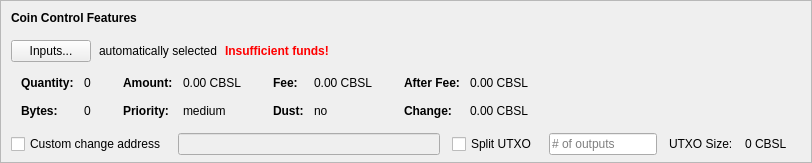
    <widget class="QFrame" name="frameCoinControl">
     <property name="sizePolicy">
      <sizepolicy hsizetype="Expanding" vsizetype="Expanding">
       <horstretch>0</horstretch>
       <verstretch>0</verstretch>
      </sizepolicy>
     </property>
     <property name="maximumSize">
      <size>
       <width>16777215</width>
       <height>16777215</height>
      </size>
     </property>
     <property name="frameShape">
      <enum>QFrame::StyledPanel</enum>
     </property>
     <property name="frameShadow">
      <enum>QFrame::Sunken</enum>
     </property>
     <layout class="QVBoxLayout" name="verticalLayoutCoinControl2">
      <property name="spacing">
       <number>0</number>
      </property>
      <property name="leftMargin">
       <number>0</number>
      </property>
      <property name="topMargin">
       <number>0</number>
      </property>
      <property name="rightMargin">
       <number>0</number>
      </property>
      <property name="bottomMargin">
       <number>6</number>
      </property>
      <item>
       <layout class="QVBoxLayout" name="verticalLayoutCoinControl" stretch="0,0,0,0,1">
        <property name="spacing">
         <number>0</number>
        </property>
        <property name="leftMargin">
         <number>10</number>
        </property>
        <property name="topMargin">
         <number>10</number>
        </property>
        <item>
         <layout class="QHBoxLayout" name="horizontalLayoutCoinControl1">
          <property name="bottomMargin">
           <number>15</number>
          </property>
          <item>
           <widget class="QLabel" name="labelCoinControlFeatures">
            <property name="sizePolicy">
             <sizepolicy hsizetype="Preferred" vsizetype="Maximum">
              <horstretch>0</horstretch>
              <verstretch>0</verstretch>
             </sizepolicy>
            </property>
            <property name="font">
             <font>
              <weight>75</weight>
              <bold>true</bold>
             </font>
            </property>
            <property name="styleSheet">
             <string notr="true">font-weight:bold;</string>
            </property>
            <property name="text">
             <string>Coin Control Features</string>
            </property>
           </widget>
          </item>
         </layout>
        </item>
        <item>
         <layout class="QHBoxLayout" name="horizontalLayoutCoinControl2" stretch="0,0,0,0">
          <property name="spacing">
           <number>8</number>
          </property>
          <property name="bottomMargin">
           <number>10</number>
          </property>
          <item>
           <widget class="QPushButton" name="pushButtonCoinControl">
            <property name="styleSheet">
             <string notr="true"/>
            </property>
            <property name="text">
             <string>Inputs...</string>
            </property>
            <property name="autoDefault">
             <bool>false</bool>
            </property>
           </widget>
          </item>
          <item>
           <widget class="QLabel" name="labelCoinControlAutomaticallySelected">
            <property name="text">
             <string>automatically selected</string>
            </property>
            <property name="margin">
             <number>5</number>
            </property>
           </widget>
          </item>
          <item>
           <widget class="QLabel" name="labelCoinControlInsuffFunds">
            <property name="font">
             <font>
              <weight>75</weight>
              <bold>true</bold>
             </font>
            </property>
            <property name="styleSheet">
             <string notr="true">color:red;font-weight:bold;</string>
            </property>
            <property name="text">
             <string>Insufficient funds!</string>
            </property>
            <property name="margin">
             <number>5</number>
            </property>
           </widget>
          </item>
          <item>
           <spacer name="horizontalSpacerCoinControl">
            <property name="orientation">
             <enum>Qt::Horizontal</enum>
            </property>
            <property name="sizeHint" stdset="0">
             <size>
              <width>40</width>
              <height>1</height>
             </size>
            </property>
           </spacer>
          </item>
         </layout>
        </item>
        <item>
         <widget class="QWidget" name="widgetCoinControl" native="true">
          <property name="sizePolicy">
           <sizepolicy hsizetype="Preferred" vsizetype="Preferred">
            <horstretch>0</horstretch>
            <verstretch>0</verstretch>
           </sizepolicy>
          </property>
          <property name="minimumSize">
           <size>
            <width>0</width>
            <height>0</height>
           </size>
          </property>
          <property name="styleSheet">
           <string notr="true"/>
          </property>
          <layout class="QHBoxLayout" name="horizontalLayoutCoinControl5">
           <property name="leftMargin">
            <number>0</number>
           </property>
           <property name="topMargin">
            <number>0</number>
           </property>
           <property name="rightMargin">
            <number>0</number>
           </property>
           <property name="bottomMargin">
            <number>0</number>
           </property>
           <item>
            <layout class="QHBoxLayout" name="horizontalLayoutCoinControl3" stretch="0,0,0,1">
             <property name="spacing">
              <number>20</number>
             </property>
             <property name="topMargin">
              <number>0</number>
             </property>
             <property name="bottomMargin">
              <number>10</number>
             </property>
             <item>
              <layout class="QFormLayout" name="formLayoutCoinControl1">
               <property name="horizontalSpacing">
                <number>10</number>
               </property>
               <property name="verticalSpacing">
                <number>14</number>
               </property>
               <property name="leftMargin">
                <number>10</number>
               </property>
               <property name="topMargin">
                <number>4</number>
               </property>
               <property name="rightMargin">
                <number>6</number>
               </property>
               <item row="0" column="0">
                <widget class="QLabel" name="labelCoinControlQuantityText">
                 <property name="font">
                  <font>
                   <weight>75</weight>
                   <bold>true</bold>
                  </font>
                 </property>
                 <property name="text">
                  <string>Quantity:</string>
                 </property>
                 <property name="margin">
                  <number>0</number>
                 </property>
                </widget>
               </item>
               <item row="0" column="1">
                <widget class="QLabel" name="labelCoinControlQuantity">
                 <property name="cursor">
                  <cursorShape>IBeamCursor</cursorShape>
                 </property>
                 <property name="contextMenuPolicy">
                  <enum>Qt::ActionsContextMenu</enum>
                 </property>
                 <property name="text">
                  <string notr="true">0</string>
                 </property>
                 <property name="margin">
                  <number>0</number>
                 </property>
                 <property name="textInteractionFlags">
                  <set>Qt::LinksAccessibleByMouse|Qt::TextSelectableByKeyboard|Qt::TextSelectableByMouse</set>
                 </property>
                </widget>
               </item>
               <item row="1" column="0">
                <widget class="QLabel" name="labelCoinControlBytesText">
                 <property name="font">
                  <font>
                   <weight>75</weight>
                   <bold>true</bold>
                  </font>
                 </property>
                 <property name="text">
                  <string>Bytes:</string>
                 </property>
                </widget>
               </item>
               <item row="1" column="1">
                <widget class="QLabel" name="labelCoinControlBytes">
                 <property name="cursor">
                  <cursorShape>IBeamCursor</cursorShape>
                 </property>
                 <property name="contextMenuPolicy">
                  <enum>Qt::ActionsContextMenu</enum>
                 </property>
                 <property name="text">
                  <string notr="true">0</string>
                 </property>
                 <property name="textInteractionFlags">
                  <set>Qt::LinksAccessibleByMouse|Qt::TextSelectableByKeyboard|Qt::TextSelectableByMouse</set>
                 </property>
                </widget>
               </item>
              </layout>
             </item>
             <item>
              <layout class="QFormLayout" name="formLayoutCoinControl2">
               <property name="horizontalSpacing">
                <number>10</number>
               </property>
               <property name="verticalSpacing">
                <number>14</number>
               </property>
               <property name="leftMargin">
                <number>6</number>
               </property>
               <property name="topMargin">
                <number>4</number>
               </property>
               <property name="rightMargin">
                <number>6</number>
               </property>
               <item row="0" column="0">
                <widget class="QLabel" name="labelCoinControlAmountText">
                 <property name="font">
                  <font>
                   <weight>75</weight>
                   <bold>true</bold>
                  </font>
                 </property>
                 <property name="text">
                  <string>Amount:</string>
                 </property>
                 <property name="margin">
                  <number>0</number>
                 </property>
                </widget>
               </item>
               <item row="0" column="1">
                <widget class="QLabel" name="labelCoinControlAmount">
                 <property name="cursor">
                  <cursorShape>IBeamCursor</cursorShape>
                 </property>
                 <property name="contextMenuPolicy">
                  <enum>Qt::ActionsContextMenu</enum>
                 </property>
                 <property name="text">
                  <string notr="true">0.00 CBSL</string>
                 </property>
                 <property name="textInteractionFlags">
                  <set>Qt::LinksAccessibleByMouse|Qt::TextSelectableByKeyboard|Qt::TextSelectableByMouse</set>
                 </property>
                </widget>
               </item>
               <item row="1" column="0">
                <widget class="QLabel" name="labelCoinControlPriorityText">
                 <property name="font">
                  <font>
                   <weight>75</weight>
                   <bold>true</bold>
                  </font>
                 </property>
                 <property name="text">
                  <string>Priority:</string>
                 </property>
                </widget>
               </item>
               <item row="1" column="1">
                <widget class="QLabel" name="labelCoinControlPriority">
                 <property name="cursor">
                  <cursorShape>IBeamCursor</cursorShape>
                 </property>
                 <property name="contextMenuPolicy">
                  <enum>Qt::ActionsContextMenu</enum>
                 </property>
                 <property name="text">
                  <string>medium</string>
                 </property>
                 <property name="textInteractionFlags">
                  <set>Qt::LinksAccessibleByMouse|Qt::TextSelectableByKeyboard|Qt::TextSelectableByMouse</set>
                 </property>
                </widget>
               </item>
              </layout>
             </item>
             <item>
              <layout class="QFormLayout" name="formLayoutCoinControl3">
               <property name="horizontalSpacing">
                <number>10</number>
               </property>
               <property name="verticalSpacing">
                <number>14</number>
               </property>
               <property name="leftMargin">
                <number>6</number>
               </property>
               <property name="topMargin">
                <number>4</number>
               </property>
               <property name="rightMargin">
                <number>6</number>
               </property>
               <item row="0" column="0">
                <widget class="QLabel" name="labelCoinControlFeeText">
                 <property name="font">
                  <font>
                   <weight>75</weight>
                   <bold>true</bold>
                  </font>
                 </property>
                 <property name="text">
                  <string>Fee:</string>
                 </property>
                 <property name="margin">
                  <number>0</number>
                 </property>
                </widget>
               </item>
               <item row="0" column="1">
                <widget class="QLabel" name="labelCoinControlFee">
                 <property name="cursor">
                  <cursorShape>IBeamCursor</cursorShape>
                 </property>
                 <property name="contextMenuPolicy">
                  <enum>Qt::ActionsContextMenu</enum>
                 </property>
                 <property name="text">
                  <string notr="true">0.00 CBSL</string>
                 </property>
                 <property name="textInteractionFlags">
                  <set>Qt::LinksAccessibleByMouse|Qt::TextSelectableByKeyboard|Qt::TextSelectableByMouse</set>
                 </property>
                </widget>
               </item>
               <item row="1" column="0">
                <widget class="QLabel" name="labelCoinControlLowOutputText">
                 <property name="font">
                  <font>
                   <weight>75</weight>
                   <bold>true</bold>
                  </font>
                 </property>
                 <property name="text">
                  <string>Dust:</string>
                 </property>
                </widget>
               </item>
               <item row="1" column="1">
                <widget class="QLabel" name="labelCoinControlLowOutput">
                 <property name="cursor">
                  <cursorShape>IBeamCursor</cursorShape>
                 </property>
                 <property name="contextMenuPolicy">
                  <enum>Qt::ActionsContextMenu</enum>
                 </property>
                 <property name="text">
                  <string>no</string>
                 </property>
                 <property name="textInteractionFlags">
                  <set>Qt::LinksAccessibleByMouse|Qt::TextSelectableByKeyboard|Qt::TextSelectableByMouse</set>
                 </property>
                </widget>
               </item>
              </layout>
             </item>
             <item>
              <layout class="QFormLayout" name="formLayoutCoinControl4">
               <property name="horizontalSpacing">
                <number>10</number>
               </property>
               <property name="verticalSpacing">
                <number>14</number>
               </property>
               <property name="leftMargin">
                <number>6</number>
               </property>
               <property name="topMargin">
                <number>4</number>
               </property>
               <property name="rightMargin">
                <number>6</number>
               </property>
               <item row="0" column="0">
                <widget class="QLabel" name="labelCoinControlAfterFeeText">
                 <property name="font">
                  <font>
                   <weight>75</weight>
                   <bold>true</bold>
                  </font>
                 </property>
                 <property name="text">
                  <string>After Fee:</string>
                 </property>
                 <property name="margin">
                  <number>0</number>
                 </property>
                </widget>
               </item>
               <item row="0" column="1">
                <widget class="QLabel" name="labelCoinControlAfterFee">
                 <property name="cursor">
                  <cursorShape>IBeamCursor</cursorShape>
                 </property>
                 <property name="contextMenuPolicy">
                  <enum>Qt::ActionsContextMenu</enum>
                 </property>
                 <property name="text">
                  <string notr="true">0.00 CBSL</string>
                 </property>
                 <property name="textInteractionFlags">
                  <set>Qt::LinksAccessibleByMouse|Qt::TextSelectableByKeyboard|Qt::TextSelectableByMouse</set>
                 </property>
                </widget>
               </item>
               <item row="1" column="0">
                <widget class="QLabel" name="labelCoinControlChangeText">
                 <property name="font">
                  <font>
                   <weight>75</weight>
                   <bold>true</bold>
                  </font>
                 </property>
                 <property name="text">
                  <string>Change:</string>
                 </property>
                </widget>
               </item>
               <item row="1" column="1">
                <widget class="QLabel" name="labelCoinControlChange">
                 <property name="cursor">
                  <cursorShape>IBeamCursor</cursorShape>
                 </property>
                 <property name="contextMenuPolicy">
                  <enum>Qt::ActionsContextMenu</enum>
                 </property>
                 <property name="text">
                  <string notr="true">0.00 CBSL</string>
                 </property>
                 <property name="textInteractionFlags">
                  <set>Qt::LinksAccessibleByMouse|Qt::TextSelectableByKeyboard|Qt::TextSelectableByMouse</set>
                 </property>
                </widget>
               </item>
              </layout>
             </item>
            </layout>
           </item>
          </layout>
         </widget>
        </item>
        <item>
         <layout class="QHBoxLayout" name="horizontalLayoutCoinControl4" stretch="0,0,0,0,0,0,0">
          <property name="spacing">
           <number>12</number>
          </property>
          <property name="sizeConstraint">
           <enum>QLayout::SetDefaultConstraint</enum>
          </property>
          <property name="topMargin">
           <number>5</number>
          </property>
          <property name="rightMargin">
           <number>5</number>
          </property>
          <item>
           <widget class="QCheckBox" name="checkBoxCoinControlChange">
            <property name="toolTip">
             <string>If this is activated, but the change address is empty or invalid, change will be sent to a newly generated address.</string>
            </property>
            <property name="text">
             <string>Custom change address</string>
            </property>
           </widget>
          </item>
          <item>
           <widget class="QValidatedLineEdit" name="lineEditCoinControlChange">
            <property name="enabled">
             <bool>false</bool>
            </property>
            <property name="sizePolicy">
             <sizepolicy hsizetype="Expanding" vsizetype="Fixed">
              <horstretch>0</horstretch>
              <verstretch>0</verstretch>
             </sizepolicy>
            </property>
           </widget>
          </item>
          <item>
           <widget class="QCheckBox" name="splitBlockCheckBox">
            <property name="text">
             <string>Split UTXO</string>
            </property>
           </widget>
          </item>
          <item>
           <widget class="QLineEdit" name="splitBlockLineEdit">
            <property name="sizePolicy">
             <sizepolicy hsizetype="Fixed" vsizetype="Fixed">
              <horstretch>50</horstretch>
              <verstretch>0</verstretch>
             </sizepolicy>
            </property>
            <property name="placeholderText">
             <string># of outputs</string>
            </property>
           </widget>
          </item>
          <item>
           <widget class="QLabel" name="labelBlockSizeText">
            <property name="text">
             <string>UTXO Size:</string>
            </property>
           </widget>
          </item>
          <item>
           <widget class="QLabel" name="labelBlockSize">
            <property name="text">
             <string>0 CBSL</string>
            </property>
           </widget>
          </item>
          <item>
           <widget class="QLabel" name="labelCoinControlChangeLabel">
            <property name="sizePolicy">
             <sizepolicy hsizetype="Preferred" vsizetype="Expanding">
              <horstretch>0</horstretch>
              <verstretch>0</verstretch>
             </sizepolicy>
            </property>
            <property name="minimumSize">
             <size>
              <width>0</width>
              <height>0</height>
             </size>
            </property>
            <property name="text">
             <string/>
            </property>
            <property name="margin">
             <number>3</number>
            </property>
           </widget>
          </item>
         </layout>
        </item>
        <item>
         <spacer name="verticalSpacerCoinControl">
          <property name="orientation">
           <enum>Qt::Vertical</enum>
          </property>
          <property name="sizeHint" stdset="0">
           <size>
            <width>800</width>
            <height>1</height>
           </size>
          </property>
         </spacer>
        </item>
       </layout>
      </item>
     </layout>
    </widget>
